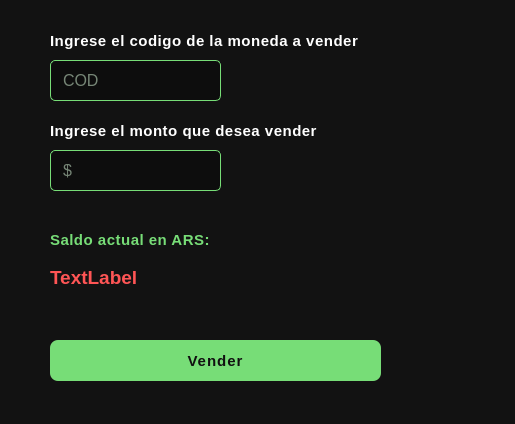
<?xml version="1.0" encoding="UTF-8"?>
<ui version="4.0">
 <class>SellDialog</class>
 <widget class="QDialog" name="SellDialog">
  <property name="geometry">
   <rect>
    <x>0</x>
    <y>0</y>
    <width>515</width>
    <height>424</height>
   </rect>
  </property>
  <property name="windowTitle">
   <string>Dialog</string>
  </property>
  <property name="styleSheet">
   <string notr="true">QWidget {
					background-color: #121212;
					color: #ffffff;
					font-family: Segoe UI;
					font-size: 14px;
				}</string>
  </property>
  <widget class="QPushButton" name="btnSell">
   <property name="geometry">
    <rect>
     <x>50</x>
     <y>340</y>
     <width>331</width>
     <height>41</height>
    </rect>
   </property>
   <property name="cursor">
    <cursorShape>PointingHandCursor</cursorShape>
   </property>
   <property name="styleSheet">
    <string notr="true">QPushButton{
                        background-color: #77dd77 ;
                        border: none;
                        border-radius: 8px;
                        padding: 10px 18px;
                        color: #111111;
                        font-size: 15px;
                        font-weight: bold;
						  letter-spacing: 1px;
                        }

QPushButton:hover{
                        background-color:#66cc66;       
    			            }
	
QPushButton:pressed{
                        background-color:#55aa55;
                }</string>
   </property>
   <property name="text">
    <string>Vender</string>
   </property>
  </widget>
  <widget class="QLabel" name="lblCodSell">
   <property name="geometry">
    <rect>
     <x>50</x>
     <y>30</y>
     <width>311</width>
     <height>21</height>
    </rect>
   </property>
   <property name="styleSheet">
    <string notr="true">QLabel {
	color: #ffffff;
	font-size: 15px;
	font-weight: bold;
	font-family: Segoe UI;
	letter-spacing: 0.5px;
}</string>
   </property>
   <property name="text">
    <string>Ingrese el codigo de la moneda a vender</string>
   </property>
  </widget>
  <widget class="QLineEdit" name="txtCod">
   <property name="enabled">
    <bool>true</bool>
   </property>
   <property name="geometry">
    <rect>
     <x>50</x>
     <y>60</y>
     <width>171</width>
     <height>41</height>
    </rect>
   </property>
   <property name="styleSheet">
    <string notr="true">QLineEdit {
    background-color: rgba(0,0,0,0.3); 
    color: #e0ffe0;
    font-size: 16px;
    border: 1px solid #77dd77;
    border-radius: 5px;
    padding: 5px 10px;
    qproperty-alignment: 'AlignCenter'; 
}

QLineEdit::placeholder {
    color: #aaffaa;
    font-style: italic;
}</string>
   </property>
   <property name="inputMethodHints">
    <set>Qt::ImhPreferNumbers</set>
   </property>
   <property name="placeholderText">
    <string>COD</string>
   </property>
  </widget>
  <widget class="QLabel" name="lblAmountSell">
   <property name="geometry">
    <rect>
     <x>50</x>
     <y>120</y>
     <width>281</width>
     <height>21</height>
    </rect>
   </property>
   <property name="styleSheet">
    <string notr="true">QLabel {
	color: #ffffff;
	font-size: 15px;
	font-weight: bold;
	font-family: Segoe UI;
	letter-spacing: 0.5px;
}</string>
   </property>
   <property name="text">
    <string>Ingrese el monto que desea vender</string>
   </property>
  </widget>
  <widget class="QLineEdit" name="txtAmount">
   <property name="enabled">
    <bool>true</bool>
   </property>
   <property name="geometry">
    <rect>
     <x>50</x>
     <y>150</y>
     <width>171</width>
     <height>41</height>
    </rect>
   </property>
   <property name="styleSheet">
    <string notr="true">QLineEdit {
    background-color: rgba(0,0,0,0.3); 
    color: #e0ffe0;
    font-size: 16px;
    border: 1px solid #77dd77;
    border-radius: 5px;
    padding: 5px 10px;
    qproperty-alignment: 'AlignCenter'; 
}

QLineEdit::placeholder {
    color: #aaffaa;
    font-style: italic;
}</string>
   </property>
   <property name="inputMethodHints">
    <set>Qt::ImhPreferNumbers</set>
   </property>
   <property name="placeholderText">
    <string>$</string>
   </property>
  </widget>
  <widget class="QWidget" name="verticalLayoutWidget">
   <property name="geometry">
    <rect>
     <x>50</x>
     <y>220</y>
     <width>421</width>
     <height>81</height>
    </rect>
   </property>
   <layout class="QVBoxLayout" name="verticalLayout">
    <item>
     <widget class="QLabel" name="lblBalance">
      <property name="sizePolicy">
       <sizepolicy hsizetype="Expanding" vsizetype="Fixed">
        <horstretch>0</horstretch>
        <verstretch>0</verstretch>
       </sizepolicy>
      </property>
      <property name="autoFillBackground">
       <bool>false</bool>
      </property>
      <property name="styleSheet">
       <string notr="true">QLabel {
	color: #77dd77;
	font-size: 15px;
	font-weight: bold;
	font-family: Segoe UI;
	letter-spacing: 0.5px;
	qproperty-alignment: 'AlignLeft | AlignVCenter';
}
</string>
      </property>
      <property name="inputMethodHints">
       <set>Qt::ImhPreferNumbers</set>
      </property>
      <property name="text">
       <string>Saldo actual en ARS:</string>
      </property>
      <property name="alignment">
       <set>Qt::AlignLeading|Qt::AlignLeft|Qt::AlignVCenter</set>
      </property>
      <property name="wordWrap">
       <bool>true</bool>
      </property>
     </widget>
    </item>
    <item>
     <widget class="QLabel" name="lblValidSell">
      <property name="enabled">
       <bool>false</bool>
      </property>
      <property name="sizePolicy">
       <sizepolicy hsizetype="Expanding" vsizetype="Fixed">
        <horstretch>0</horstretch>
        <verstretch>0</verstretch>
       </sizepolicy>
      </property>
      <property name="cursor">
       <cursorShape>ForbiddenCursor</cursorShape>
      </property>
      <property name="styleSheet">
       <string notr="true">QLabel {
	color: #ff5555;
	font-size: 15px;
	font-weight: bold;
	qproperty-alignment: 'AlignLeft | AlignVCenter';
}</string>
      </property>
      <property name="locale">
       <locale language="Spanish" country="LatinAmerica"/>
      </property>
      <property name="text">
       <string>&lt;html&gt;&lt;head/&gt;&lt;body&gt;&lt;p&gt;&lt;span style=&quot; font-size:14pt;&quot;&gt;TextLabel&lt;/span&gt;&lt;/p&gt;&lt;/body&gt;&lt;/html&gt;</string>
      </property>
      <property name="alignment">
       <set>Qt::AlignLeading|Qt::AlignLeft|Qt::AlignVCenter</set>
      </property>
      <property name="wordWrap">
       <bool>true</bool>
      </property>
      <property name="margin">
       <number>0</number>
      </property>
     </widget>
    </item>
   </layout>
  </widget>
 </widget>
 <resources/>
 <connections/>
</ui>
